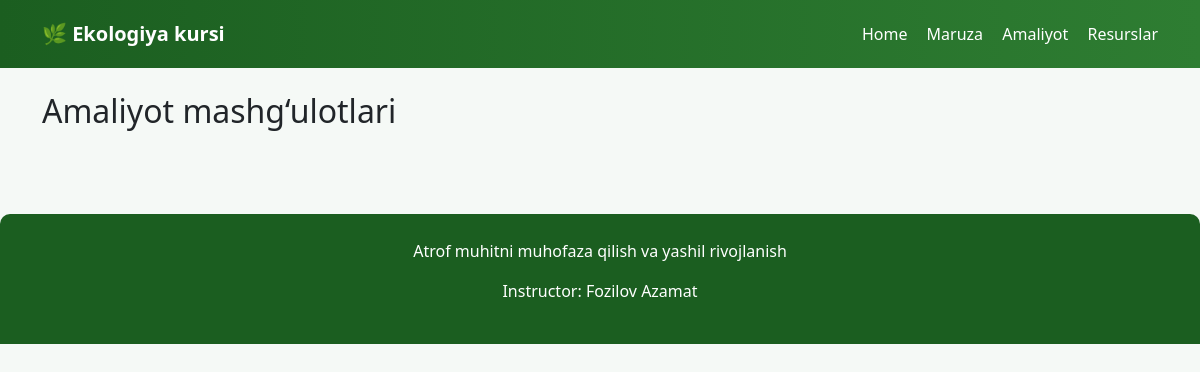
The page /amaliyot/ on the database as committed earlier.
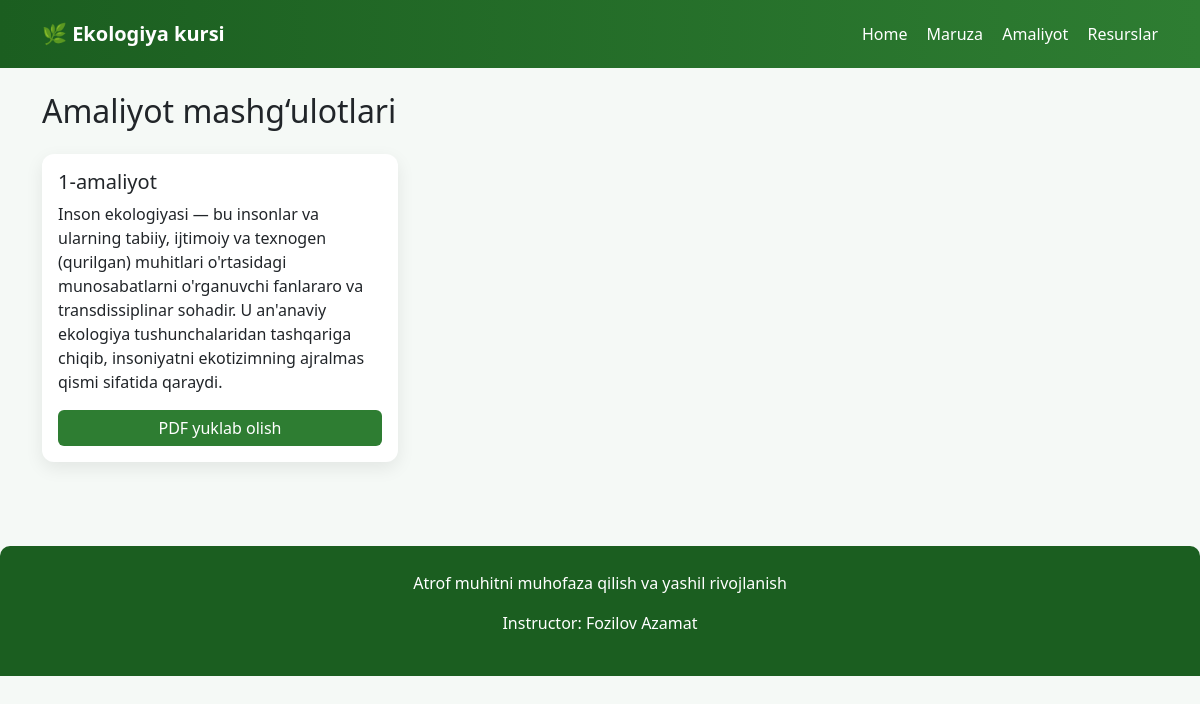
The same page on the database as committed later.
### courses/models.py (models this page shows, shortened)
class Practice(models.Model):
    title = models.CharField(max_length=200)
    description = models.TextField()
    pdf = models.FileField(upload_to="practice/")

### courses/views.py (the view)
# urls.py: path('amaliyot/', views.practice),
def practice(request):
    practice = Practice.objects.all()
    return render(request,"practice.html",{"practice":practice})

### courses/templates/practice.html
{% extends "base.html" %}
{% block content %}
<h2 class="mt-4 mb-4">Amaliyot mashg‘ulotlari</h2>
<div class="row">
{% for p in practice %}
<div class="col-md-4 mb-4">
<div class="card p-3">
<h5>{{ p.title }}</h5>
<p>{{ p.description }}</p>
<a href="{{ p.pdf.url }}" class="btn btn-green">
PDF yuklab olish
</a>
</div>
</div>
{% endfor %}
</div>
{% endblock %}

Rows that differ between the two databases and show on the page:
added Practice: title "1-amaliyot", description "Inson ekologiyasi — bu insonlar va ularning tabiiy, ijtimoiy va texnogen (qurilgan) muhitlari o'rtasidagi munosabatlarni o'rganuvchi fanlararo va transdissiplinar sohadir. U an'anaviy ekologiya tushunchalaridan tashqariga chiqib, insoniyatni ekotizimning ajralmas qismi sifatida qaraydi."
